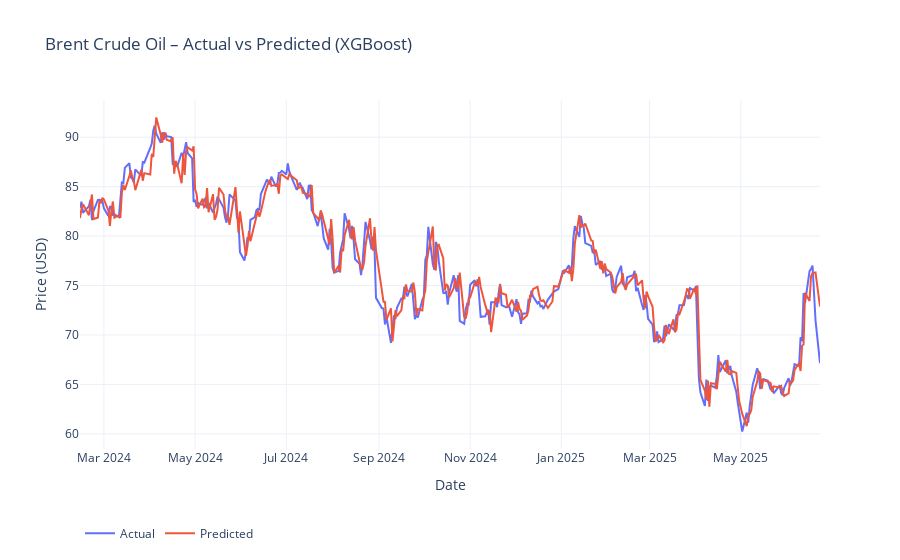

The notebook cell this image was saved under:
### Markdown cell above
#### Full embeddings

### Code cell
import yfinance as yf
import pandas as pd
import numpy as np
from xgboost import XGBRegressor
from sklearn.metrics import (
    mean_squared_error,
    mean_absolute_error,
    mean_absolute_percentage_error,
    r2_score,
    explained_variance_score
)
import plotly.graph_objects as go

SEED = 42
np.random.seed(SEED)

# === 1. Download Brent crude oil price data ==================================
df = (
    yf.download("BZ=F", start="2011-06-13", end="2025-06-25")[['Close']]
      .rename(columns={'Close': 'Price'})
      .dropna()
)

# === 2. Load & align embeddings =============================================
emb = (
    pd.read_csv("../Data/raw/news_embeddings_only_final.csv", parse_dates=['Date'])
      .set_index('Date')
)
#emb = emb.reindex(df.index).ffill().bfill()

for col in emb.columns:
    df[col] = emb[col]
emb_cols = [col for col in emb.columns if col.startswith('emb_')]

for lag in range(1, 6):
    df[f'price_lag_{lag}'] = df['Price'].shift(lag)

df['target'] = df['Price'].shift(-1)
df.dropna(inplace=True)

# Aggiorna feat_cols
feat_cols = [
    'Price',
    'price_lag_1','price_lag_2','price_lag_3','price_lag_4','price_lag_5',
] + emb_cols

X = df[feat_cols]
y = df['target']
split_idx = int(len(df) * 0.9)
X_train, X_test = X.iloc[:split_idx], X.iloc[split_idx:]
y_train, y_test = y.iloc[:split_idx], y.iloc[split_idx:]

# === 5. Train XGBoost ======================================================
xgb = XGBRegressor(
    n_estimators=200,
    max_depth=6,
    learning_rate=0.07,
    subsample=0.9,
    colsample_bytree=0.9,
    random_state=SEED,
    n_jobs=-1,
    tree_method="hist"  # "gpu_hist" se hai una GPU
)
xgb.fit(X_train, y_train)
preds = xgb.predict(X_test)

# === 6. Metriche di valutazione ============================================
def smape(y_true, y_pred):
    denom = (np.abs(y_true) + np.abs(y_pred)) / 2
    return np.mean(np.abs(y_true - y_pred) / denom) * 100

def theils_u(y_true, y_pred):
    rmsfe = np.sqrt(np.mean((y_pred - y_true) ** 2))
    denom = (np.sqrt(np.mean(y_true ** 2)) +
             np.sqrt(np.mean(y_pred ** 2)))
    return rmsfe / denom

metrics = {
    "RMSE": np.sqrt(mean_squared_error(y_test, preds)),
    "MAE": mean_absolute_error(y_test, preds),
    "MAPE (%)": mean_absolute_percentage_error(y_test, preds) * 100,
    "sMAPE (%)": smape(y_test.values, preds),
    "R²": r2_score(y_test, preds),
    "Explained Variance": explained_variance_score(y_test, preds),
    "Theil’s U": theils_u(y_test.values, preds),
    "Directional Accuracy (%)": (
        np.mean(
            np.sign(y_test.values[1:] - y_test.values[:-1]) ==
            np.sign(preds[1:] - y_test.values[:-1])
        ) * 100
    )
}

print(pd.Series(metrics).to_frame('XGBoost').round(4))

# === 7. Grafico Plotly Actual vs Predicted =================================
fig = go.Figure()
fig.add_trace(go.Scatter(
    x=y_test.index, y=y_test, mode='lines', name='Actual'
))
fig.add_trace(go.Scatter(
    x=y_test.index, y=preds, mode='lines', name='Predicted'
))
fig.update_layout(
    title='Brent Crude Oil – Actual vs Predicted (XGBoost)',
    xaxis_title='Date',
    yaxis_title='Price (USD)',
    template='plotly_white',
    legend=dict(orientation='h', y=-0.2)
)
fig.show()

### Figure 1 — Plotly figure (JSON) as saved in the notebook; plotly's stock layout.template omitted (floating-point values rounded to 4 significant figures; data arrays with more than 128 entries replaced by an {"elided": "..."} marker saying what was removed)
{"data": [{"mode": "lines", "name": "Actual", "type": "scatter", "x": {"elided": "338 str values"}, "y": {"elided": "338 float values"}}, {"mode": "lines", "name": "Predicted", "type": "scatter", "x": {"elided": "338 str values"}, "y": {"elided": "338 float values"}}], "layout": {"legend": {"orientation": "h", "y": -0.2}, "title": {"text": "Brent Crude Oil – Actual vs Predicted (XGBoost)"}, "xaxis": {"title": {"text": "Date"}}, "yaxis": {"title": {"text": "Price (USD)"}}}}
